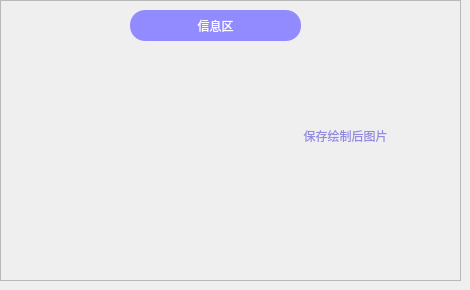
      <widget class="QWidget" name="page_2">
       <widget class="QFrame" name="info_frame">
        <property name="geometry">
         <rect>
          <x>0</x>
          <y>0</y>
          <width>461</width>
          <height>281</height>
         </rect>
        </property>
        <property name="frameShape">
         <enum>QFrame::StyledPanel</enum>
        </property>
        <property name="frameShadow">
         <enum>QFrame::Raised</enum>
        </property>
        <widget class="QLabel" name="work_label_5">
         <property name="geometry">
          <rect>
           <x>130</x>
           <y>10</y>
           <width>171</width>
           <height>31</height>
          </rect>
         </property>
         <property name="styleSheet">
          <string notr="true">font: 35 12pt '微软雅黑 Light';
color: rgb(255,255,255);
background-color: rgb(146, 138, 255);
border: none;border-radius:15px;</string>
         </property>
         <property name="text">
          <string>信息区</string>
         </property>
         <property name="alignment">
          <set>Qt::AlignCenter</set>
         </property>
        </widget>
        <widget class="QLabel" name="info1">
         <property name="geometry">
          <rect>
           <x>60</x>
           <y>90</y>
           <width>161</width>
           <height>41</height>
          </rect>
         </property>
         <property name="text">
          <string/>
         </property>
        </widget>
        <widget class="QLabel" name="info2">
         <property name="geometry">
          <rect>
           <x>60</x>
           <y>150</y>
           <width>161</width>
           <height>41</height>
          </rect>
         </property>
         <property name="text">
          <string/>
         </property>
        </widget>
        <widget class="QPushButton" name="btn_draw_image_save">
         <property name="geometry">
          <rect>
           <x>280</x>
           <y>120</y>
           <width>131</width>
           <height>31</height>
          </rect>
         </property>
         <property name="styleSheet">
          <string notr="true">QPushButton{
	border-top-left-radius:0px;
	border-top-right-radius:0px;
	border-bottom-right-radius:0px;
	border-bottom-left-radius:0px;
	color:#928ae1;
}	

QPushButton:hover{
    background-color:rgb(146, 138, 255);
	border:none;
	padding: 3px;
	color: #FFFFFF;
}
</string>
         </property>
         <property name="text">
          <string>保存绘制后图片</string>
         </property>
        </widget>
        <widget class="QLabel" name="info3">
         <property name="geometry">
          <rect>
           <x>60</x>
           <y>210</y>
           <width>161</width>
           <height>41</height>
          </rect>
         </property>
         <property name="text">
          <string/>
         </property>
        </widget>
       </widget>
      </widget>
